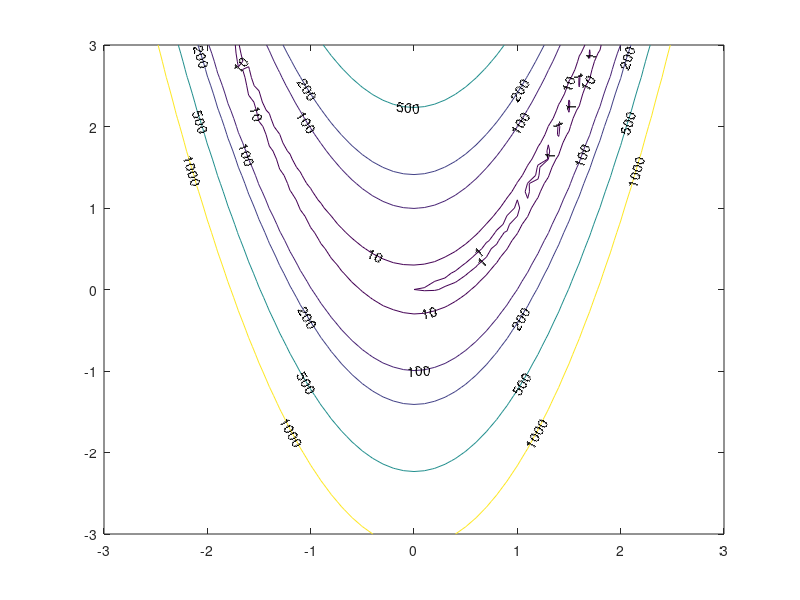

Write the MATLAB code that produced this figure.
clf
f=@(x) 100*(x(2)-x(1)^2)^2+(1-x(1))^2;
x = [-3:0.1:3];
y=x;
[X,Y]=meshgrid (x,y);
F=100*(Y-X.^2).^2+(1-X).^2;
cs=contour (X,Y,F,[1,0.5,0.2,0.1,0.01,0.001]*1e3); hold on
clabel(cs)